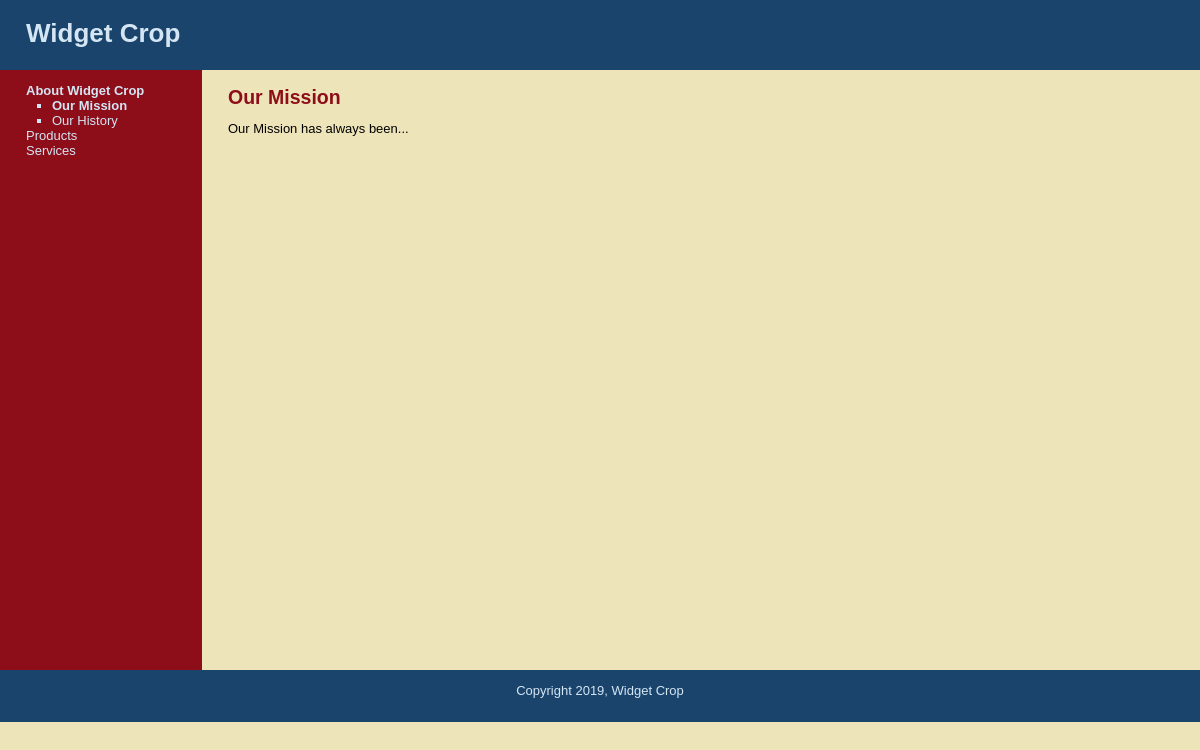
Page /index.php?subject=1 on the committed database.
### tables this page shows
CREATE TABLE `subjects` (
  `id` int(11) NOT NULL,
  `menu_name` varchar(30) NOT NULL,
  `position` int(3) NOT NULL,
  `visible` tinyint(1) NOT NULL
);

CREATE TABLE `pages` (
  `id` int(11) NOT NULL,
  `subject_id` int(11) NOT NULL,
  `menu_name` varchar(30) NOT NULL,
  `position` int(3) NOT NULL,
  `visible` tinyint(1) NOT NULL,
  `content` text DEFAULT NULL
);

### public/index.php (the view, shortened to what this page needs)
<?php require_once("../includes/db_connection.php"); ?>
<?php require_once("../includes/functions.php"); ?>
<?php include("../includes/layouts/header.php"); ?>
<?php find_selected_page(true); ?>
<div id="main">
    <div id="navigation">
        <?php echo public_navigation($current_subject, $current_page); ?>
    </div>
    <div id="page">
        <?php if($current_page) {?>
            <h2><?php echo htmlentities($current_page["menu_name"]); ?></h2>
            <?php echo nl2br(htmlentities($current_page["content"])); ?>
        <?php } else {?>
            <p>Welcome!</p>
        <?php }?>
    </div>
</div>
<?php include("../includes/layouts/footer.php"); ?>

### includes/functions.php (shortened to what this page needs)
<?php
    function find_all_subjects($public=true) {
        global $connection;
        $query = "SELECT * ";
        $query .= "FROM subjects ";
        if($public) {
            $query .= "WHERE visible = 1 ";
        }
        $query .= "ORDER BY position ASC";
        $subject_set = mysqli_query($connection, $query);
        return $subject_set;
    }
    function find_pages_for_subjects($subject_id, $public=true) {
        global $connection;
        $safe_subject_id = mysqli_real_escape_string($connection, $subject_id);
        $query = "SELECT * ";
        $query .= "FROM pages ";
        $query .= "WHERE subject_id = {$safe_subject_id} ";
        if($public) {
            $query .= "AND visible = 1 ";
        }
        $query .= "ORDER BY position ASC";
        $page_set = mysqli_query($connection, $query);
        return $page_set;
    }
    function find_subject_by_id($subject_id, $public=true) {
        global $connection;
        $safe_subject_id = mysqli_real_escape_string($connection, $subject_id);
        $query = "SELECT * ";
        $query .= "FROM subjects ";
        $query .= "WHERE id = {$safe_subject_id} ";
        if($public) {
            $query .= "AND visible = 1 ";
        }
        $query .= "LIMIT 1";
        $subject_set = mysqli_query($connection, $query);
        if($subject = mysqli_fetch_assoc($subject_set)) {
            return $subject;
        } else {
            return null;
        }
    }
    function find_default_page_for_subject($subject_id) {
        $page_set = find_pages_for_subjects($subject_id);
        if($first_page = mysqli_fetch_assoc($page_set)) {
            return $first_page;
        } else {
            return null;
        }
    }
    function find_selected_page($public=false) {
        if(isset($_GET["subject"])) {
            $current_subject = find_subject_by_id($_GET["subject"], $public);
            if($current_subject && $public) {
                $current_page = find_default_page_for_subject($current_subject["id"]);
            } else {
                $current_page = null;
            }
        } elseif (isset($_GET["page"])) {
            $current_subject = null;
            $current_page = find_page_by_id($_GET["page"], $public);
        } else {
            $current_subject = null;
            $current_page = null;
        }
    }
    function public_navigation($subject_array, $page_array) {
        $output = "<ul class=\"subjects\">";
        $subject_set = find_all_subjects();
        while($subject = mysqli_fetch_assoc($subject_set)) {
            $output .= "<li";
                if( $subject_array && $subject['id'] == $subject_array['id'] ) {
                    $output .= " class=\"selected\"";
                }
                $output .= ">";
                $output .= "<a href=\"index.php?subject=";
                $output .= urlencode($subject['id']);
                $output .= "\">";
                $output .= htmlentities($subject["menu_name"]);
                $output .= "</a>";
                if ($subject_array['id'] == $subject['id'] ||
                    $page_array['subject_id'] == $subject['id']) {
                    $page_set = find_pages_for_subjects($subject['id']);
                    $output .= "<ul class=\"pages\">";
                    while($page = mysqli_fetch_assoc($page_set)) {
                        $output .= " <li";
                        if( $page_array && $page['id'] == $page_array['id'] ) {
                            $output .= " class=\"selected\"";
                        }
                        $output .= ">";
                        $output .= "<a href=\"index.php?page=";
                        $output .= urlencode($page['id']);
                        $output .= "\">";
                        $output .= htmlentities($page["menu_name"]);
                        $output .= "</a></li>";
                    }
                    $output .= "</ul>";
                }
                $output .= "</li>";
            }
                $output .= "</ul>";
        return $output;
    }
?>

### public/css/public.css (style rules this page uses)
html { height:100%; width:100% }
body { width: 100%; height: 100%; margin:0; padding: 0; border:0; font-family: Verdana, Geneva, Tahoma, sans-serif; font-size: 13px; line-height: 15px; background: #EEE4B9; }
a { color: #8D0D19; }
#main { height: 600px; width: 100%; margin: 0; padding: 0; background-color: #EEE4B9; }
#navigation { float: left; width: 150px; height: 100%; margin: 0; padding: 0 2em; color: #D4E6F4; background-color: #8D0D19; }
#navigation a { color: #D4E6F4; text-decoration: none; }
ul.subjects { margin: 1em 0; padding-left: 0; list-style: none; }
ul.pages { padding-left: 2em; list-style: square; font-weight: normal; }
.selected { font-weight: bold; }
#page { float: left; height: 100%; padding-left: 2em; vertical-align: top; background-color: #EEE4B9; }
#page h2 { color: #8D0D19; margin-top: 1em; }

### rows in the picture
subjects: value "About Widget Crop"
pages: value "Our Mission", menu_name "Our Mission", content "Our Mission has always been..."
pages: value "Our History"
subjects: value "Products"
subjects: value "Services"
